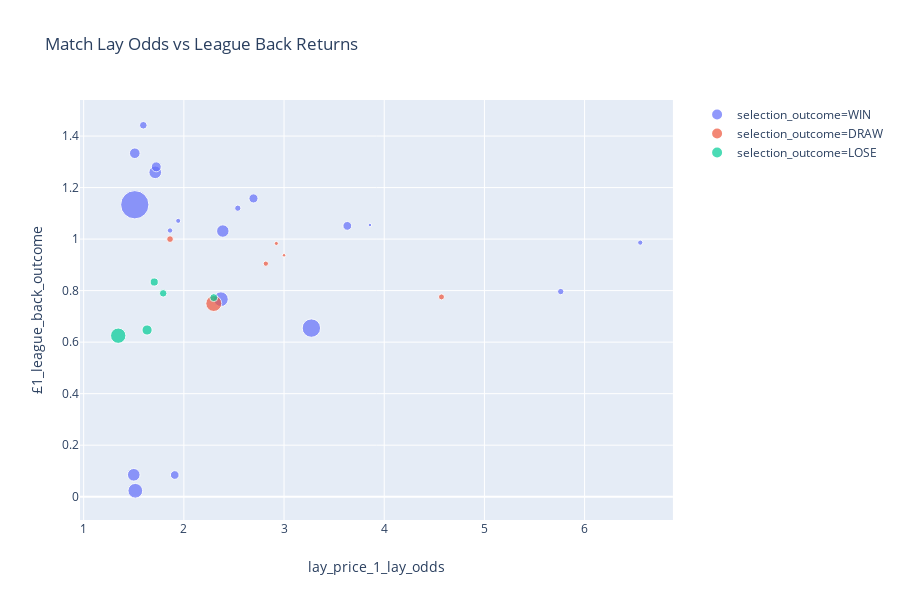

Notebook cell for this chart:
### Code cell
px.scatter(
    data_frame=combined_df, x='lay_price_1_lay_odds', y='£1_league_back_outcome', color='selection_outcome', size='back_price_1_league', hover_data=['runner_name'],
    labels={'goal_deficit': 'Winning Margin', 'back_price_1': 'Match Odds', 'back_price_shift_pc': 'League Odds Shift (%)',
            'back_price_1_league': 'League Odds (Pre Match)', 'runner_name': 'Team'},
    title='Match Lay Odds vs League Back Returns')

### Figure 1 — Plotly figure (JSON) as saved in the notebook; plotly's stock layout.template omitted (floating-point values rounded to 4 significant figures)
{"data": [{"customdata": [["Sheff Utd"], ["West Brom"], ["Rangers"], ["Doncaster"], ["Charlton"], ["Bolton"], ["Huddersfield"], ["Celtic"], ["Burnley"], ["Coventry"], ["Man Utd"], ["Liverpool"], ["Birmingham"], ["Chesterfield"], ["Arsenal"], ["Burnley"], ["Newcastle"], ["Aston Villa"], ["Man City"]], "hoverlabel": {"namelength": 0}, "hovertemplate": "selection_outcome=WIN<br>lay_price_1_lay_odds=%{x}<br>£1_league_back_outcome=%{y}<br>League Odds (Pre Match)=%{marker.size}<br>Team=%{customdata[0]}", "legendgroup": "selection_outcome=WIN", "marker": {"color": "#636efa", "size": [17, 23, 4.3, 8.8, 17, 8, 12, 1.35, 6.2, 16.5, 23, 8.2, 3.1, 10.5, 2.88, 4.2, 36, 85, 2.72], "sizemode": "area", "sizeref": 0.2125, "symbol": "circle"}, "mode": "markers", "name": "selection_outcome=WIN", "showlegend": true, "type": "scatter", "x": [1.714, 1.515, 5.762, 2.695, 1.5, 1.909, 1.51, 3.857, 1.595, 2.389, 2.37, 3.632, 1.862, 1.725, 6.556, 2.538, 3.273, 1.51, 1.943], "xaxis": "x", "y": [1.259, 0.023, 0.7963, 1.158, 0.085, 0.08421, 1.333, 1.055, 1.442, 1.031, 0.7667, 1.051, 1.033, 1.28, 0.9863, 1.12, 0.6545, 1.133, 1.071], "yaxis": "y"}, {"customdata": [["Leeds"], ["Birmingham"], ["Leeds"], ["Inter"], ["Real Madrid"], ["Tottenham"]], "hoverlabel": {"namelength": 0}, "hovertemplate": "selection_outcome=DRAW<br>lay_price_1_lay_odds=%{x}<br>£1_league_back_outcome=%{y}<br>League Odds (Pre Match)=%{marker.size}<br>Team=%{customdata[0]}", "legendgroup": "selection_outcome=DRAW", "marker": {"color": "#EF553B", "size": [3.8, 2.94, 4.8, 1.75, 1.34, 27], "sizemode": "area", "sizeref": 0.2125, "symbol": "circle"}, "mode": "markers", "name": "selection_outcome=DRAW", "showlegend": true, "type": "scatter", "x": [4.571, 2.818, 1.862, 2.923, 3, 2.299], "xaxis": "x", "y": [0.7755, 0.9046, 1, 0.9831, 0.9371, 0.75], "yaxis": "y"}, {"customdata": [["MK Dons"], ["Rotherham"], ["Doncaster"], ["MK Dons"], ["Chelsea"]], "hoverlabel": {"namelength": 0}, "hovertemplate": "selection_outcome=LOSE<br>lay_price_1_lay_odds=%{x}<br>£1_league_back_outcome=%{y}<br>League Odds (Pre Match)=%{marker.size}<br>Team=%{customdata[0]}", "legendgroup": "selection_outcome=LOSE", "marker": {"color": "#00cc96", "size": [6, 11, 6.8, 7, 25], "sizemode": "area", "sizeref": 0.2125, "symbol": "circle"}, "mode": "markers", "name": "selection_outcome=LOSE", "showlegend": true, "type": "scatter", "x": [1.794, 1.633, 2.299, 1.704, 1.345], "xaxis": "x", "y": [0.7895, 0.6471, 0.7727, 0.8333, 0.625], "yaxis": "y"}], "layout": {"height": 600, "legend": {"itemsizing": "constant", "tracegroupgap": 0}, "title": {"text": "Match Lay Odds vs League Back Returns"}, "xaxis": {"anchor": "y", "domain": [0, 0.98], "title": {"text": "lay_price_1_lay_odds"}}, "yaxis": {"anchor": "x", "domain": [0, 1], "title": {"text": "£1_league_back_outcome"}}}}
